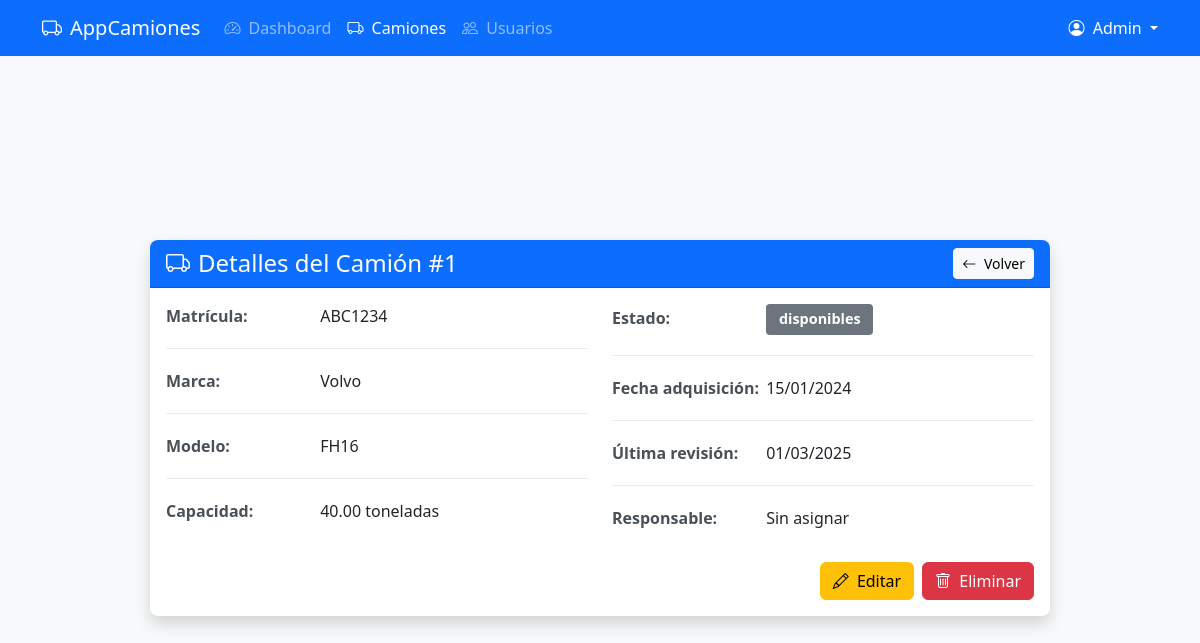
/views/camiones/view.php?id=1 (signed in), run on the app's committed database.
### tables this page shows
CREATE TABLE `camiones` (
  `id_camion` int(11) NOT NULL,
  `matricula` varchar(20) NOT NULL,
  `marca` varchar(50) NOT NULL,
  `modelo` varchar(50) NOT NULL,
  `capacidad` decimal(10,2) NOT NULL COMMENT 'en toneladas',
  `id_estado_camion` int(11) NOT NULL,
  `fecha_adquisicion` date NOT NULL,
  `ultima_revision` date DEFAULT NULL,
  `id_usuario_responsable` int(11) DEFAULT NULL,
  `fecha_registro` datetime DEFAULT current_timestamp()
);

CREATE TABLE `estados_camion` (
  `id_estado_camion` int(11) NOT NULL,
  `nombre` varchar(50) NOT NULL,
  `descripcion` varchar(255) DEFAULT NULL
);

### controllers/CamionesController.php (called while the page is built, shortened)
<?php
require_once __DIR__ . '/../config/database.php';
require_once __DIR__ . '/../models/Camiones.php';
class CamionesController {
    private $camion;
    public function __construct() {
        $this->db = new Database();
        $this->camion = new Camiones($this->db->connect());
    }
    public function getCamionModel() {
        return $this->camion;
    }
}

### config/database.php (called while the page is built, shortened)
<?php
class Database {
    private $host = 'localhost';
    private $db_name = 'proyecto_transportes';
    private $username = 'dmilanes';
    private $password = 'milanes1982*-';
    public function connect() {
        $this->conn = null;
        try {
            $this->conn = new PDO(
                "mysql:host=" . $this->host . ";dbname=" . $this->db_name,
                $this->username,
                $this->password
            );
            $this->conn->setAttribute(PDO::ATTR_ERRMODE, PDO::ERRMODE_EXCEPTION);
        } catch (PDOException $e) {
            die("Error de conexión: " . $e->getMessage());
        }
        return $this->conn;
    }
}
?>

### models/Camiones.php (called while the page is built, shortened)
<?php
class Camiones {
    private $conn;
    private $table_name = "camiones";
    public function __construct($db) {
        $this->conn = $db;
    }
    public function getCamionById($id) {
        $query = "SELECT
                    c.id_camion,
                    c.matricula,
                    c.marca,
                    c.modelo,
                    c.capacidad,
                    c.id_estado_camion,
                    c.fecha_adquisicion,
                    c.ultima_revision,
                    c.id_usuario_responsable
                  FROM " . $this->table_name . " c
                  WHERE c.id_camion = :id";
        $stmt = $this->conn->prepare($query);
        $stmt->bindParam(':id', $id, PDO::PARAM_INT);
        $stmt->execute();
        $result = $stmt->fetch(PDO::FETCH_ASSOC);
        return $result;
    }
    public function getEstadosCamion() {
        $query = "SELECT * FROM estados_camion";
        $stmt = $this->conn->prepare($query);
        $stmt->execute();
        return $stmt->fetchAll(PDO::FETCH_ASSOC);
    }
}

### views/camiones/view.php (the view, shortened to what this page needs)
<?php
require_once __DIR__ . '/../../controllers/CamionesController.php';
require_once __DIR__ . '/../../models/Camiones.php';
$controller = new CamionesController();
$camionModel = $controller->getCamionModel();
$id = (int)$_GET['id'];
$camion = $camionModel->getCamionById($id);
$estados = $camionModel->getEstadosCamion();
$nombreEstado = '';
$nombreResponsable = 'Sin asignar';
foreach ($estados as $estado) {
    if ($estado['id_estado_camion'] == $camion['id_estado_camion']) {
        $nombreEstado = $estado['nombre'];
        break;
    }
}
?>
<!DOCTYPE html>
<html lang="es">
<head>
    <link href="https://cdn.jsdelivr.net/npm/bootstrap@5.3.0/dist/css/bootstrap.min.css" rel="stylesheet">
    <link href="https://cdn.jsdelivr.net/npm/bootstrap-icons@1.10.0/font/bootstrap-icons.css" rel="stylesheet">
</head>
<body>
    <nav class="navbar navbar-expand-lg navbar-dark bg-primary fixed-top">
        <div class="container">
            <a class="navbar-brand" href="../auth/dashboard.php">
                <i class="bi bi-truck me-2"></i>AppCamiones
            </a>
            <div class="collapse navbar-collapse" id="navbarNav">
                <ul class="navbar-nav me-auto">
                    <li class="nav-item">
                        <a class="nav-link" href="../auth/dashboard.php"><i class="bi bi-speedometer2 me-1"></i> Dashboard</a>
                    </li>
                    <li class="nav-item">
                        <a class="nav-link active" href="list.php"><i class="bi bi-truck me-1"></i> Camiones</a>
                    </li>
                    <li class="nav-item">
                        <a class="nav-link" href="../usuarios/list.php"><i class="bi bi-people me-1"></i> Usuarios</a>
                    </li>
                </ul>
                <div class="d-flex">
                    <div class="dropdown">
                        <a class="nav-link dropdown-toggle text-white" href="#" id="navbarDropdown" role="button" data-bs-toggle="dropdown" aria-expanded="false">
                            <i class="bi bi-person-circle me-1"></i> <?php echo htmlspecialchars($_SESSION['user']['nombre']); ?>
                        </a>
                    </div>
                </div>
            </div>
        </div>
    </nav>
    <div class="details-container">
        <div class="container">
            <div class="details-card card">
                <div class="card-header bg-primary text-white">
                    <div class="d-flex justify-content-between align-items-center">
                        <h4 class="mb-0">
                            <i class="bi bi-truck me-2"></i>Detalles del Camión #<?php echo htmlspecialchars($camion['id_camion']); ?>
                        </h4>
                        <a href="list.php" class="btn btn-light btn-sm">
                            <i class="bi bi-arrow-left me-1"></i> Volver
                        </a>
                    </div>
                </div>
                <div class="card-body">
                    <div class="row">
                        <div class="col-md-6">
                            <div class="detail-item">
                                <span class="detail-label">Matrícula:</span>
                                <span class="detail-value"><?php echo htmlspecialchars($camion['matricula']); ?></span>
                            </div>
                            <div class="detail-item">
                                <span class="detail-label">Marca:</span>
                                <span class="detail-value"><?php echo htmlspecialchars($camion['marca']); ?></span>
                            </div>
                            <div class="detail-item">
                                <span class="detail-label">Modelo:</span>
                                <span class="detail-value"><?php echo htmlspecialchars($camion['modelo']); ?></span>
                            </div>
                            <div class="detail-item">
                                <span class="detail-label">Capacidad:</span>
                                <span class="detail-value"><?php echo htmlspecialchars($camion['capacidad']); ?> toneladas</span>
                            </div>
                        </div>
                        <div class="col-md-6">
                            <div class="detail-item">
                                <span class="detail-label">Estado:</span>
                                <span class="badge badge-estado
                                    <?php echo $nombreEstado == 'disponible' ? 'bg-success' :
                                          ($nombreEstado == 'en_mantenimiento' ? 'bg-warning text-dark' :
                                          ($nombreEstado == 'en_ruta' ? 'bg-primary' : 'bg-secondary')); ?>">
                                    <?php echo htmlspecialchars($nombreEstado); ?>
                                </span>
                            </div>
                            <div class="detail-item">
                                <span class="detail-label">Fecha adquisición:</span>
                                <span class="detail-value"><?php echo date('d/m/Y', strtotime($camion['fecha_adquisicion'])); ?></span>
                            </div>
                            <div class="detail-item">
                                <span class="detail-label">Última revisión:</span>
                                <span class="detail-value">
                                    <?php echo $camion['ultima_revision'] ? date('d/m/Y', strtotime($camion['ultima_revision'])) : 'No registrada'; ?>
                                </span>
                            </div>
                            <div class="detail-item">
                                <span class="detail-label">Responsable:</span>
                                <span class="detail-value"><?php echo htmlspecialchars($nombreResponsable); ?></span>
                            </div>
                        </div>
                    </div>
                    <div class="action-buttons d-flex justify-content-end">
                        <a href="edit.php?id=<?php echo $camion['id_camion']; ?>" class="btn btn-warning me-2">
                            <i class="bi bi-pencil me-1"></i> Editar
                        </a>
                        <a href="list.php?action=eliminar&id=<?php echo $camion['id_camion']; ?>"
                           class="btn btn-danger"
                           onclick="return confirm('¿Estás seguro de eliminar este camión?')">
                            <i class="bi bi-trash me-1"></i> Eliminar
                        </a>
                    </div>
                </div>
            </div>
        </div>
    </div>
</body>
</html>

### views/camiones/view.php (style rules this page uses)
body { padding-top: 56px; background-color: #f8f9fa; min-height: 100vh; display: flex; flex-direction: column; }
.details-container { flex: 1; display: flex; align-items: center; justify-content: center; padding: 2rem 0; }
.details-card { width: 100%; max-width: 900px; margin: 0 auto; box-shadow: 0 0.5rem 1rem rgba(0, 0, 0, 0.15); border: none; border-radius: 0.5rem; }
.card-header { border-radius: 0.5rem 0.5rem 0 0 !important; }
.detail-item { margin-bottom: 1.25rem; padding-bottom: 1.25rem; border-bottom: 1px solid #e9ecef; }
.detail-item:last-child { border-bottom: none; margin-bottom: 0; padding-bottom: 0; }
.detail-label { font-weight: 600; color: #495057; min-width: 150px; display: inline-block; }
.detail-value { color: #212529; }
.badge-estado { font-size: 0.9rem; padding: 0.5rem 0.8rem; border-radius: 0.25rem; }
.action-buttons { margin-top: 2rem; }

### data on the page
camiones: id_camion "1", matricula "ABC1234", marca "Volvo", modelo "FH16", capacidad "40.00", fecha_adquisicion "15/01/2024", ultima_revision "01/03/2025"
estados_camion: nombre "disponibles"

### other printed values
$_SESSION['user']['nombre'] "Admin"
$nombreResponsable "Sin asignar"
